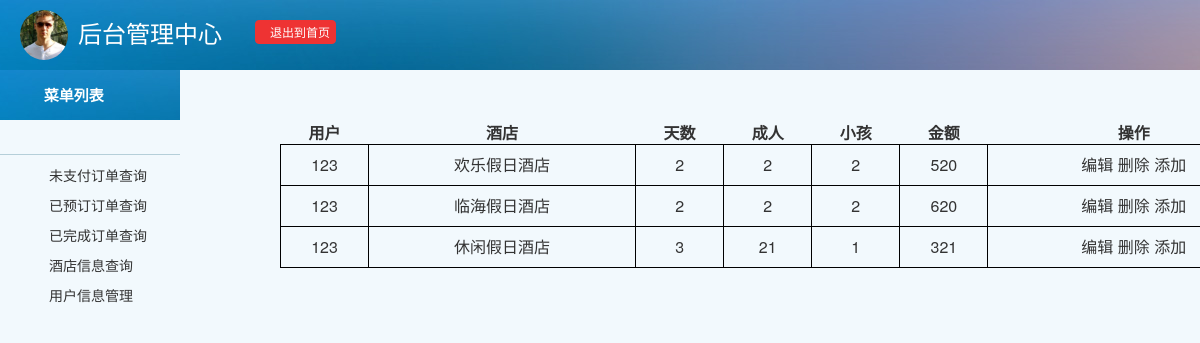
Screenshot of /main.php with the database file from the repository.
### tables this page shows
CREATE TABLE `weizhifu` (
  `id` int(11) NOT NULL,
  `yonghu` char(12) NOT NULL,
  `hotel` text NOT NULL,
  `date` date NOT NULL,
  `tianshu` text NOT NULL,
  `chengren` int(11) NOT NULL,
  `xiaohai` int(11) NOT NULL,
  `zhifu` int(11) NOT NULL
);

### main.php (the view, shortened to what this page needs)
<?php
$conn = new mysqli("localhost","root","","jiudian");
mysqli_query($conn,"SET NAMES UTF8");
function select($where,$which){
	global $conn;
	$sql = "select {$where} from {$which}";
	$res = mysqli_query($conn,$sql);
	return $res;
}
$wzf = select('*','weizhifu');
?>
<html>
	<head>
		<link rel="stylesheet" href="adminassets/css/mainstyle.css" />
		<link rel="stylesheet" href="adminassets/css/pintuer.css" />
	</head>
	<body style="background-color: #F2F9FD;">
		<div class="header">
			<div class="logo margin-big-left fadein-top">
				<h1>
					后台管理中心
					<img src="images/Home-1/about-testimonials-img3.png" height="50px" class="radius-circle rotate-hover"/>
				</h1>
			</div>
			<div class="head-1 margin-big-top" style="float: left; margin-left: 17px;" >
				<a class="button button-little bg-red" href="index.php" onclick="byebye()">
					<span class="icon icon-power-off"></span>退出到首页</a>
			</div>
		</div>
		<div class="leftnav">
			<div class="leftnav-title">
				<strong><span class="icon-list"></span>菜单列表</strong>
			</div>
			<h2><span class="icon-user"></span></h2>
			<ul>
				<li>
					<a id = 'wzf' href="#" ><span class="icon-caret-right"></span>未支付订单查询</a>
					<a id = 'yyd' href="#" ><span class="icon-caret-right"></span>已预订订单查询</a>
					<a id = 'ywc' href="#" ><span class="icon-caret-right"></span>已完成订单查询</a>
					<a id = 'jd' href="#" ><span class="icon-caret-right"></span>酒店信息查询</a>
					<a id = 'yh' href="#" ><span class="icon-caret-right"></span>用户信息管理</a>
				</li>
			</ul>
		</div>
		<div class="wzf">
			<div>
				<table class = "list">
					<tr>
						<th>用户</th>
						<th>酒店</th>
						<th>天数</th>
						<th>成人</th>
						<th>小孩</th>
						<th>金额</th>
						<th>操作</th>
					</tr>
 					<?php
 						while ($rs = mysqli_fetch_assoc($wzf)) {
 							?>
 							<tr>
							<td><?php echo $rs['yonghu'] ?></td>
 							<td><?php echo $rs['hotel'] ?></td>
 							<td><?php echo $rs['tianshu'] ?></td>
 							<td><?php echo $rs['chengren'] ?></td>
 							<td><?php echo $rs['xiaohai'] ?></td>
 							<td><?php echo $rs['zhifu'] ?></td>
 							<td><a href="<?php echo "bianji.php?id=".$rs['id']."&type=1" ?> ">编辑</a>
 								<a href="<?php echo "delate.php?id=".$rs['id']."&type=1" ?> ">删除</a>
 								<a href="<?php echo "add.php?id=".$rs['id']."&type=1" ?> ">添加</a> </td>
 							</tr>
 						<?php }
 					?>
				</table>
			</div>
		</div>
	</body>
</html>

### adminassets/css/mainstyle.css (style rules this page uses)
.header { height: 70px; overflow: hidden; background: url(../img/bg.jpg) no-repeat 0 -1000px; }
.logo { float: left; color: #FFFFFF; margin-top: 10px; line-height: 45px; }
.logo img { float: left; margin-right: 10px; }
.leftnav { width: 180px; height: 100%; position: fixed; top: 70px; left: 0px; }
.leftnav-title { height: 50px; background: url(../img/bg.jpg) no-repeat 0 -1000px; color: #FFFFFF; font-size: 15px; padding-left: 22px; line-height: 50px; }
.leftnav-title span { margin-right: 10px; }
.leftnav h2 { padding: 10px 0px 10px 22px; font-size: 14px; font-weight: bold; cursor: pointer; }
.leftnav h2 span { margin-right: 10px; }
.leftnav ul { border-top: 1px solid #B5CFD9; padding: 5px 0; }
.leftnav ul li a { display: block; padding-left: 30px; line-height: 30px; }
.leftnav ul li span { margin-right: 8px; }

### main.php (style rules this page uses)
.list { text-align: center; z-index: 101; position: absolute; left: 280px; top: 120px; width: 1000px; }
.list td { border-radius: 3px; border: 1px solid black; height: 40px; line-height: 40px; }
.list tr { margin-top: 5px; }

### rows the page displays
weizhifu: yonghu "123", hotel "欢乐假日酒店", tianshu "2", chengren "2", xiaohai "2", zhifu "520"
weizhifu: yonghu "123", hotel "临海假日酒店", tianshu "2", chengren "2", xiaohai "2", zhifu "620"
weizhifu: yonghu "123", hotel "休闲假日酒店", tianshu "3", chengren "21", xiaohai "1", zhifu "321"
